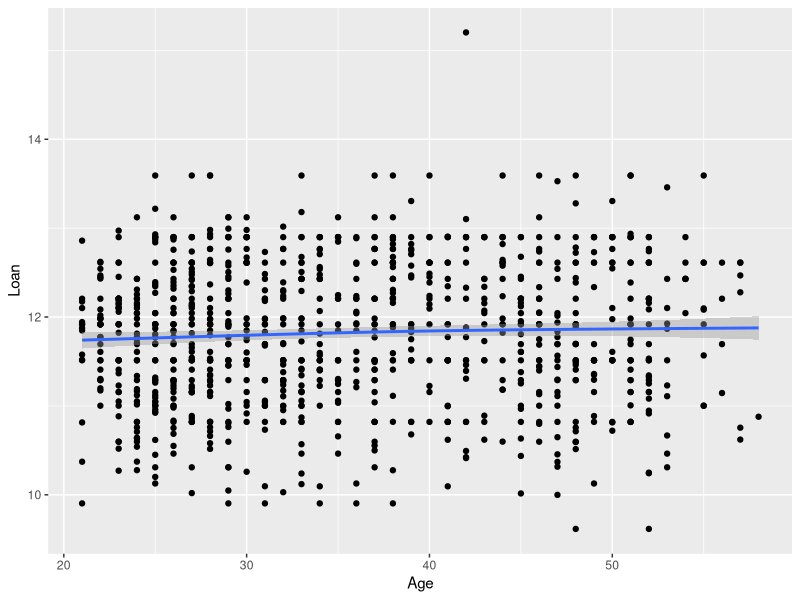

Recreate this plot in R.
library(dplyr)
library(ggplot2)
library(GGally)


fdta = read.table("Data/Exam/BankDefaultData.txt", header = TRUE)
fdtb = read.table("Data/Exam/MedicalStudy.txt", header = TRUE)
set.seed(417674)

dfa = fdta[sample(1:nrow(fdta), size = 1000),]
dfb = fdtb[fdtb$Patient %in% sample(unique(fdtb$Patient), 80, replace = FALSE),]


df = dfa %>%
  select(Loan, Age)

df %>%
  ggplot(aes(y = Loan, x = Age)) + geom_point() + geom_smooth(method = "gam")


















